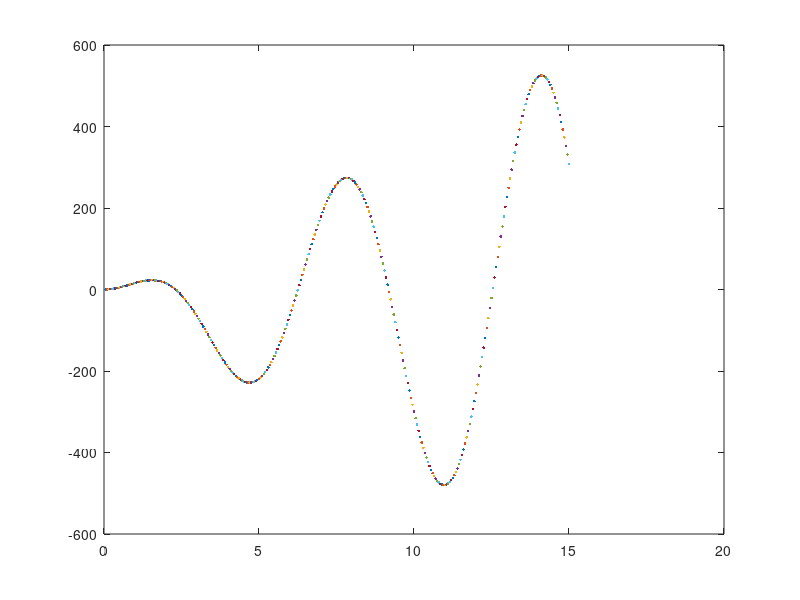

This figure's MATLAB source:
clc;clear;
data = csvread('res.csv');
x = data(:, 1);
y = data(:, 2);

Num = 1;
px = reshape(x, Num, []);
py = reshape(y, Num, []);
for i=1:length(px)
%     axis([-1 1 -1 1])
    plot(px(:, i), py(:, i), '.');
    hold on;
end
    